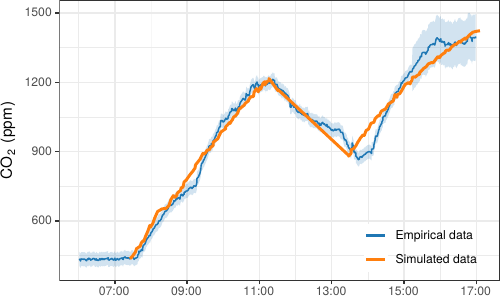

Here is the R script that generated this plot:
library(magrittr)
Sys.setlocale("LC_ALL", 'en_US.UTF-8')
Sys.setenv(LANG = "en_US.UTF-8")


# EMPIRICAL DATA ----------------------------------------------------------

df <- data.table::fread("Occupancy-detection-data-master/datatest.txt", drop = 1)

# sensor: Telaire 6613, accuracy 400-1250 +. 30 ppm and 1250-2000 +- 5% of reading + 30ppm
# room: 5.85m x 3.50m x 3.53m
df %>% 
  dplyr::filter("2015-02-03 06:00" < date & date < "2015-02-03 18:00") %>% 
  tidyr::pivot_longer(-date) %>% 
  ggplot2::ggplot()+
  ggplot2::geom_line(ggplot2::aes(x=date, y=value, color=name))+
  ggplot2::facet_grid(dplyr::vars(name), scales="free_y")

df_empirical <- df %>% 
  dplyr::filter("2015-02-03 07:00:00" < date & date < "2015-02-03 18:00:00") %>% 
  dplyr::mutate(
    hour = lubridate::hour(date),
    minutes = lubridate::minute(date),
    date = paste0("1970-01-01 ", hour , ":", minutes),
    date = as.POSIXct(date, origin="1970-01-01", format="%Y-%m-%d  %H:%M", tz="GMT")
  ) %>% 
  dplyr::select(date, CO2) %>% 
  dplyr::mutate(
    CO2_error = ifelse(dplyr::between(CO2, 400, 1250), 30, 0.05*CO2 + 30),
    CO2_mean = CO2,
    CO2_upper = CO2_mean + CO2_error,
    CO2_lower = CO2_mean - CO2_error
  )

# IMPORT ------------------------------------------------------------------

experiments <- list.files(path = "../../results/validation/", full.names = T)
n <- length(experiments)

experiment <- experiments[n]

config_file <- file.path(experiment, "config.json")
places_file <- file.path(experiment, "places.csv")
people_file <- file.path(experiment, "people.csv")

print(experiment)
config <- jsonlite::fromJSON(config_file)


places <- data.table::fread(places_file) %>% 
  dplyr::mutate(
    hour = floor(time/60),
    minutes = time %% 60,
    date = paste0("1970-01-01 ", hour , ":", minutes),
    date = as.POSIXct(date, origin="1970-01-01", format="%Y-%m-%d  %H:%M", tz="GMT")
  ) %>% 
  dplyr::group_by(run, place) %>% 
  dplyr::mutate(
    CO2_level_delta = CO2_level - dplyr::lag(CO2_level, default=CO2_level[1]),
    quanta_level_delta = quanta_level - dplyr::lag(quanta_level, default=quanta_level[1]),
  ) %>% 
  dplyr::mutate(
    infective_people_mean = mean(infective_people, na.rm=T),
    CO2_level_max = max(CO2_level, na.rm=T),
    quanta_level_max = max(quanta_level, na.rm=T),
    CO2_level_delta_max = max(CO2_level_delta, na.rm=T),
    quanta_level_delta_max = max(quanta_level_delta, na.rm=T),
  ) %>%
  dplyr::ungroup()

people <- data.table::fread(people_file) %>% 
  dplyr::mutate(
    hour = floor(time/60),
    minutes = time %% 60,
    date = paste0("1970-01-01 ", hour , ":", minutes),
    date = as.POSIXct(date, origin="1970-01-01", format="%Y-%m-%d  %H:%M", tz="GMT")
  ) %>% 
  dplyr::mutate(infection_risk = 1 - exp(-quanta_inhaled)) %>% 
  dplyr::group_by(run, person) %>% 
  dplyr::arrange(time) %>% 
  dplyr::mutate(
    elapsed = time - dplyr::lag(time, default = 0),
    quanta_inhaled_delta = quanta_inhaled - dplyr::lag(quanta_inhaled, default=quanta_inhaled[1]),
  ) %>%
  dplyr::mutate(
    CO2_level_mean = weighted.mean(CO2_level, elapsed, na.rm=T),
    quanta_inhaled_max = max(quanta_inhaled, na.rm=T),
    quanta_inhaled_delta_max = max(quanta_inhaled_delta, na.rm=T),
  ) %>% 
  dplyr::ungroup()


events_info <- config$events %>% 
  tibble::rowid_to_column(var = "event") %>% 
  dplyr::mutate(event = event-1)

places_info <- config$places %>% 
  tibble::rowid_to_column(var = "place") %>% 
  dplyr::mutate(place = place-1)

people_info <- config$people %>% 
  tibble::rowid_to_column(var = "person") %>% 
  dplyr::mutate(person = person-1)

places <- merge(places, places_info, by = "place")
people <- merge(people, people_info, by = "person")
people <- merge(people, events_info, by = "event")


# VISUALIZATION -----------------------------------------------------------

color_palette <- ggsci::pal_d3()(2)
places %>% 
  dplyr::filter(name == "office") %>% 
  dplyr::filter(run == 0) %>%
  dplyr::mutate(
    CO2_level_noise = CO2_level + rnorm(dplyr::n(), 0, 5)
  ) %>% 
  ggplot2::ggplot()+
  ggplot2::geom_line(data = df_empirical, ggplot2::aes(x=date, y=CO2, color="Empirical data"))+
  ggplot2::geom_ribbon(data = df_empirical, ggplot2::aes(x=date, ymin=CO2_lower, ymax=CO2_upper), fill=color_palette[1], alpha=0.2)+
  ggplot2::geom_line(ggplot2::aes(x=date, y=CO2_level_noise, group=run, color="Simulated data"), 
                     alpha=1, size=1, linetype="solid")+
  ggplot2::scale_color_manual(values=color_palette)+
  ggplot2::scale_x_datetime(date_breaks = "2 hours", date_labels = "%H:%M")+
  ggplot2::labs(x =NULL, y=latex2exp::TeX("$CO_2 \\, (ppm)$"), color=NULL)+
  ggplot2::theme_bw()+
  ggplot2::theme(
    legend.position = c(0.82, 0.13),
    legend.background = ggplot2::element_blank(),
    plot.margin = grid::unit(c(0, 0, 0, 0), "null"),
    panel.spacing = grid::unit(c(0, 0, 0, 0), "null"),
  )

ggplot2::ggsave("validation.pdf", width=5, height=3, device = cairo_pdf)
  


# people %>% 
#   dplyr::filter(activity == "work") %>% 
#   dplyr::filter(run == 0) %>% 
#   ggplot2::ggplot()+
#   ggplot2::geom_line(ggplot2::aes(x=date, y=CO2_level, color=name))+
#   ggplot2::geom_point(ggplot2::aes(x=date, y=CO2_level))



